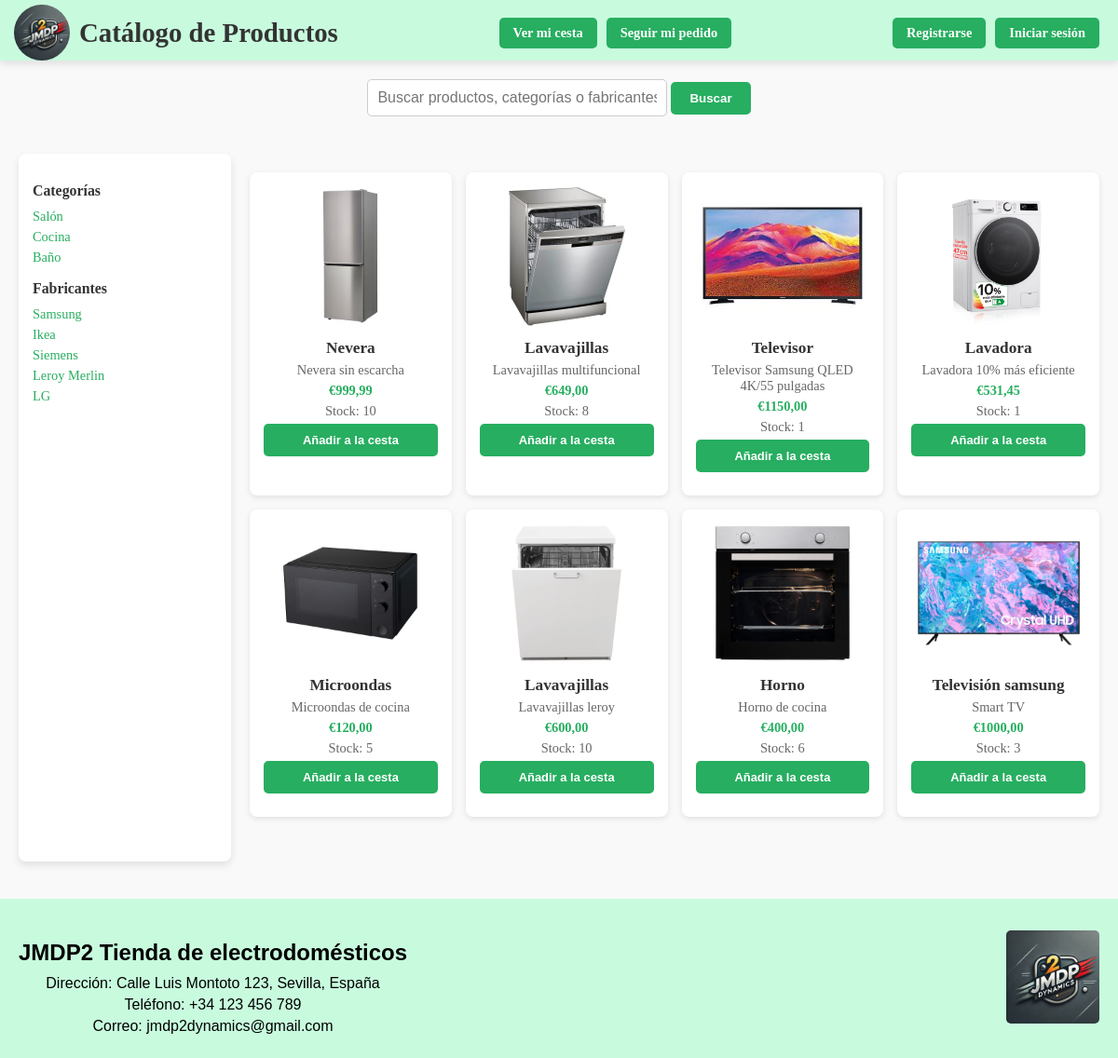
Screenshot of /catalogo/ with the database file from the repository.
### myapp/models.py (models this page shows, shortened)
class Category(models.Model):
    name = models.CharField(max_length=100)
    description = models.TextField(blank=True)

class Manufacturer(models.Model):
    name = models.CharField(max_length=100)
    description = models.TextField(blank=True)

class Product(models.Model):
    name = models.CharField(max_length=100)
    description = models.TextField()
    price = models.DecimalField(max_digits=10, decimal_places=2)
    stock = models.PositiveIntegerField(default=0)
    image = models.ForeignKey(BlobImage,on_delete=models.CASCADE,null=True,blank=False)
    category = models.ForeignKey(Category, on_delete=models.CASCADE)
    manufacturer = models.ForeignKey(Manufacturer, on_delete=models.CASCADE)

class BlobImage(models.Model):
    content = models.BinaryField()
    mime_type = models.TextField()
    file_name = models.TextField(blank=True, null=True)
    def get_image_url(self):
        return f"/static/images/products/{self.file_name}"

### myapp/views.py (the view)
# urls.py: path('catalogo/', views.catalogo, name='catalogo'),
def catalogo(request):
    query = request.GET.get('q', '')
    categoria_id = request.GET.get('categoria')
    fabricante_id = request.GET.get('fabricante')
    total_items = 0
    productos = Product.objects.all()
    categorias = Category.objects.all()
    fabricantes = Manufacturer.objects.all()
    if query:
        productos = productos.filter(
            Q(name__icontains=query) |
            Q(category__name__icontains=query) |
            Q(manufacturer__name__icontains=query)
        )
    if categoria_id:
        productos = productos.filter(category_id=categoria_id)
        filtro = f"Categoría: {Category.objects.get(id=categoria_id).name}"
    elif fabricante_id:
        productos = productos.filter(manufacturer_id=fabricante_id)
        filtro = f"Fabricante: {Manufacturer.objects.get(id=fabricante_id).name}"
    else:
        filtro = None
    if request.user.is_authenticated:
        cart = Cart.objects.filter(user=request.user).first()
        if cart:
            total_items = sum(item.quantity for item in cart.item.all())
    else:
        cart = request.session.get('cart', {})
        total_items = sum(item['quantity'] for item in cart.values())
    return render(request, 'catalogo.html', {
        'productos': productos,
        'categorias': categorias,
        'fabricantes': fabricantes,
        'query': query,
        'filtro': filtro,
        'total_items': total_items,
    })

### templates/catalogo.html (shortened to what this page needs)
<!DOCTYPE html>
<html lang="en">
<head>
</head>
<body>
    <div class="header">
        <div style="display: flex; align-items: center;">
            {% load static %}
            <img src="{% static 'images/logo.jpg.webp' %}" alt="Logo de la empresa" class="logo">
            <h1>Catálogo de Productos</h1>
        </div>
        <div class="header-buttons">
            <a href="{% if user.is_authenticated %}{% url 'cart' %}{% else %}{% url 'cart_guest' %}{% endif %}">Ver mi
                cesta</a>
            <a href="{% url 'track_order_guest' %}" class="track-order-button">Seguir mi pedido</a>
        </div>
        <div class="header-buttons">
            {% if user.is_authenticated %}
            <a href="{% url 'profile' %}" class="user-email">{{ user.email }}</a>
            {% else %}
            <a href="{% url 'registro' %}">Registrarse</a>
            <a href="{% url 'login' %}">Iniciar sesión</a>
            {% endif %}
        </div>
    </div>
    <div class="search-bar">
        <form method="get" action="{% url 'catalogo' %}">
            <input type="text" name="q" placeholder="Buscar productos, categorías o fabricantes..." value="{{ query }}">
            <button type="submit">Buscar</button>
        </form>
    </div>
    <div class="container">
        <div class="sidebar">
            <h3>Categorías</h3>
            <ul>
                {% for categoria in categorias %}
                <li><a href="{% url 'filtrar_por_categoria' categoria.id %}">{{ categoria.name }}</a></li>
                {% endfor %}
            </ul>
            <h3>Fabricantes</h3>
            <ul>
                {% for fabricante in fabricantes %}
                <li><a href="{% url 'filtrar_por_fabricante' fabricante.id %}">{{ fabricante.name }}</a></li>
                {% endfor %}
            </ul>
        </div>
        <div>
            <div class="product-list">
                {% for producto in productos %}
                <div class="product-item">
                    {% if producto.image %}
                    <img src="{{ producto.image.get_image_url }}" alt="{{ producto.name }}">
                    {% else %}
                    <img src="https://via.placeholder.com/200" alt="Imagen no disponible">
                    {% endif %}
                    <h2>{{ producto.name }}</h2>
                    <p>{{ producto.description }}</p>
                    <p class="price">€{{ producto.price }}</p>
                    <p class="stock">Stock: {{ producto.stock }}</p>
                    {% if producto.stock > 0 %}
                    <form
                        action="{% if user.is_authenticated %}{% url 'add_to_cart' producto.id %}{% else %}{% url 'add_to_cart_guest' producto.id %}{% endif %}"
                        method="post" style="margin-bottom: 10px;">
                        <button type="submit" style="display: block; width: 100%; padding: 10px; background-color: #27ae60; color: white; border: none; border-radius: 5px; font-weight: bold;">Añadir a la cesta</button>
                    </form>
                    {% else %}
                    <p style="color: red; font-weight: bold; text-align: center;">Producto Agotado</p>
                    {% endif %}
                </div>
                {% empty %}
                <p>No hay productos disponibles.</p>
                {% endfor %}
            </div>
        </div>
    </div>
    <footer class="footer">
        <div class="footer-container">
            <div class="footer-info">
                <h3>JMDP2 Tienda de electrodomésticos</h3>
                <p>Dirección: Calle Luis Montoto 123, Sevilla, España</p>
                <p>Teléfono: +34 123 456 789</p>
                <p>Correo: jmdp2dynamics@gmail.com</p>
            </div>
            <div class="footer-logo">
                {% load static %}
                <img src="{% static 'images/logo.jpg.webp' %}" alt="Logo de la tienda">
            </div>
        </div>
    </footer>
</body>
</html>

### templates/catalogo.html (style rules this page uses)
body { font-family: 'Times New Roman', Times, serif; background-color: #f9f9f9; margin: 0; padding: 0; }
.header { background-color: #c8fbde; color: #333; padding: 10px 20px; display: flex; justify-content: space-between; align-items: center; box-shadow: 0 4px 8px rgba(0, 0, 0, 0.1); position: sticky; top: 0; z-index: 1000; padding-bottom: 5px; margin-bottom: 0; }
.header h1 { font-size: 1.8em; margin: 0; }
.header img.logo { width: 50px; height: 50px; border-radius: 50%; margin-right: 15px; transform: scale(1.2); transition: transform 0.3s; }
.header-buttons { display: flex; gap: 10px; }
.header-buttons a { background-color: #27ae60; color: #fff; text-decoration: none; padding: 8px 15px; border-radius: 5px; font-size: 0.9em; font-weight: bold; transition: background-color 0.3s; }
.container { display: grid; grid-template-columns: 1fr 4fr; gap: 20px; padding: 20px; }
.sidebar { background-color: #fff; padding: 15px; border-radius: 8px; box-shadow: 0 4px 8px rgba(0, 0, 0, 0.1); font-size: 0.9em; position: sticky; top: 70px; height: calc(100vh - 70px); overflow-y: auto; }
.sidebar h3 { margin-bottom: 10px; color: #333; font-size: 1.1em; }
.sidebar ul { list-style: none; padding: 0; margin: 0; }
.sidebar ul li { margin: 5px 0; }
.sidebar ul li a { text-decoration: none; color: #27ae60; transition: color 0.3s; }
.product-list { margin-top: 20px; display: grid; grid-template-columns: repeat(auto-fit, minmax(200px, 1fr)); gap: 15px; }
.product-item { background-color: #fff; padding: 15px; border-radius: 8px; box-shadow: 0 2px 6px rgba(0, 0, 0, 0.1); text-align: center; font-size: 0.9em; }
.product-item img { max-width: 100%; height: 150px; object-fit: cover; border-radius: 4px; margin-bottom: 10px; }
.product-item h2 { font-size: 1.2em; color: #333; margin: 0; }
.product-item p { color: #666; margin: 5px 0; }
.product-item .price { font-weight: bold; color: #27ae60; }
.product-item button { background-color: #27ae60; color: #fff; border: none; padding: 8px 12px; border-radius: 4px; cursor: pointer; font-size: 0.9em; transition: background-color 0.3s; }
.search-bar { margin: 20px 0; display: flex; justify-content: center; align-items: center; gap: 10px; }
.search-bar input[type="text"] { width: 300px; padding: 10px; border-radius: 5px; border: 1px solid #ccc; font-size: 1em; }
.search-bar button { background-color: #27ae60; color: #fff; padding: 10px 20px; border: none; border-radius: 5px; font-weight: bold; cursor: pointer; transition: background-color 0.3s; }
.footer { background-color: #c8fbde; color: black; padding: 20px; margin-top: 20px; text-align: center; font-family: Arial, sans-serif; }
.footer-container { display: flex; justify-content: space-between; align-items: center; flex-wrap: wrap; gap: 20px; max-width: 1200px; margin: 0 auto; }
.footer-info h3 { font-size: 1.5em; margin-bottom: 10px; }
.footer-info p { margin: 5px 0; }
.footer-logo img { width: 100px; height: auto; border-radius: 5px; }

### rows the page displays
Category: name "Salón"
Category: name "Cocina"
Category: name "Baño"
Manufacturer: name "Samsung"
Manufacturer: name "Ikea"
Manufacturer: name "Siemens"
Manufacturer: name "Leroy Merlin"
Manufacturer: name "LG"
Product: image.get_image_url (picture), name "Nevera", description "Nevera sin escarcha", price "999,99", stock "10", shows "Añadir a la cesta"
Product: image.get_image_url (picture), name "Lavavajillas", description "Lavavajillas multifuncional", price "649,00", stock "8", shows "Añadir a la cesta"
Product: image.get_image_url (picture), name "Televisor", description "Televisor Samsung QLED 4K/55 pulgadas", price "1150,00", stock "1", shows "Añadir a la cesta"
Product: image.get_image_url (picture), name "Lavadora", description "Lavadora 10% más eficiente", price "531,45", stock "1", shows "Añadir a la cesta"
Product: image.get_image_url (picture), name "Microondas", description "Microondas de cocina", price "120,00", stock "5", shows "Añadir a la cesta"
Product: image.get_image_url (picture), name "Lavavajillas", description "Lavavajillas leroy", price "600,00", stock "10", shows "Añadir a la cesta"
Product: image.get_image_url (picture), name "Horno", description "Horno de cocina", price "400,00", stock "6", shows "Añadir a la cesta"
Product: image.get_image_url (picture), name "Televisión samsung", description "Smart TV", price "1000,00", stock "3", shows "Añadir a la cesta"
